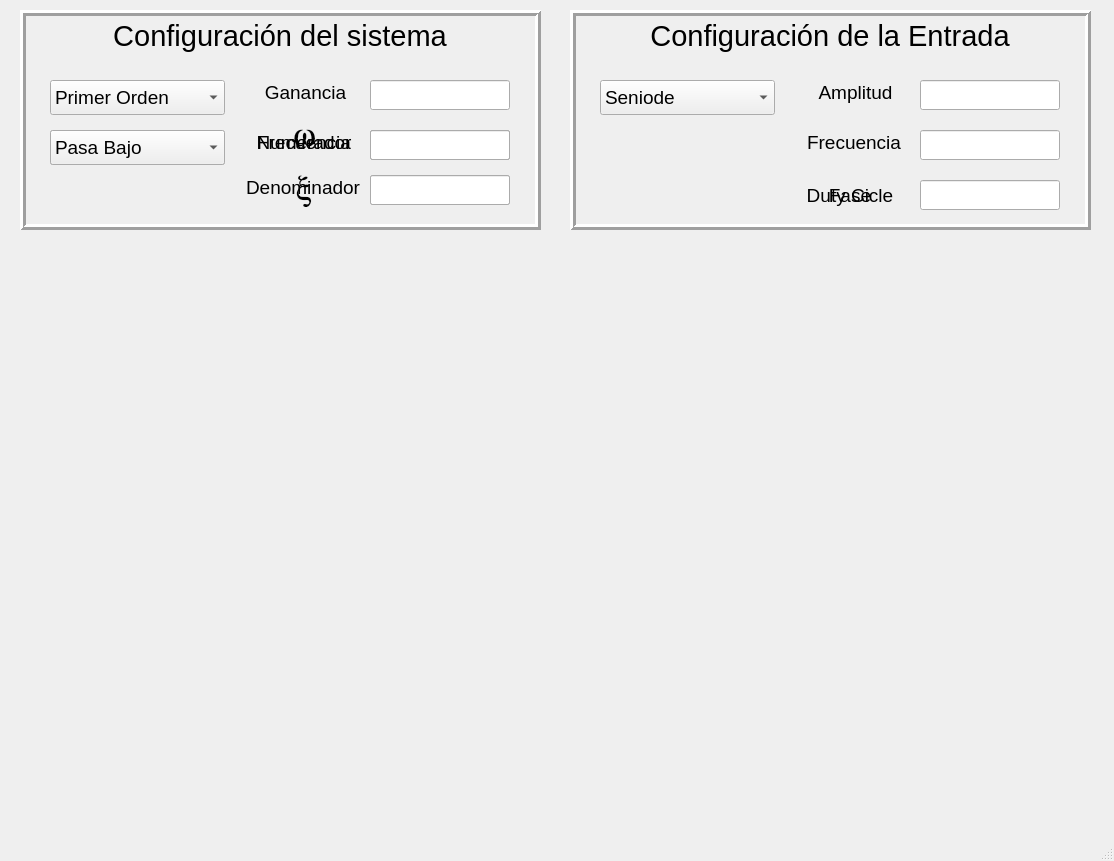
<?xml version="1.0" encoding="UTF-8"?>
<ui version="4.0">
 <class>MainWindow</class>
 <widget class="QMainWindow" name="MainWindow">
  <property name="geometry">
   <rect>
    <x>0</x>
    <y>0</y>
    <width>1114</width>
    <height>861</height>
   </rect>
  </property>
  <property name="windowTitle">
   <string>MainWindow</string>
  </property>
  <widget class="QWidget" name="centralwidget">
   <widget class="QFrame" name="SystemFrame">
    <property name="geometry">
     <rect>
      <x>20</x>
      <y>10</y>
      <width>521</width>
      <height>220</height>
     </rect>
    </property>
    <property name="frameShape">
     <enum>QFrame::Box</enum>
    </property>
    <property name="frameShadow">
     <enum>QFrame::Raised</enum>
    </property>
    <property name="lineWidth">
     <number>3</number>
    </property>
    <widget class="QLabel" name="label">
     <property name="geometry">
      <rect>
       <x>0</x>
       <y>0</y>
       <width>520</width>
       <height>51</height>
      </rect>
     </property>
     <property name="font">
      <font>
       <pointsize>22</pointsize>
      </font>
     </property>
     <property name="text">
      <string>Configuración del sistema</string>
     </property>
     <property name="alignment">
      <set>Qt::AlignCenter</set>
     </property>
    </widget>
    <widget class="QComboBox" name="SystemOrder">
     <property name="enabled">
      <bool>true</bool>
     </property>
     <property name="geometry">
      <rect>
       <x>30</x>
       <y>70</y>
       <width>175</width>
       <height>35</height>
      </rect>
     </property>
     <property name="font">
      <font>
       <pointsize>14</pointsize>
      </font>
     </property>
     <item>
      <property name="text">
       <string>Primer Orden</string>
      </property>
     </item>
     <item>
      <property name="text">
       <string>Segundo Orden</string>
      </property>
     </item>
     <item>
      <property name="text">
       <string>Orden Superior</string>
      </property>
     </item>
    </widget>
    <widget class="QComboBox" name="FirstOrderFilters">
     <property name="geometry">
      <rect>
       <x>30</x>
       <y>120</y>
       <width>175</width>
       <height>35</height>
      </rect>
     </property>
     <property name="font">
      <font>
       <pointsize>14</pointsize>
      </font>
     </property>
     <item>
      <property name="text">
       <string>Paso Bajo</string>
      </property>
     </item>
     <item>
      <property name="text">
       <string>Paso Alto</string>
      </property>
     </item>
     <item>
      <property name="text">
       <string>Pasa Todo</string>
      </property>
     </item>
    </widget>
    <widget class="QComboBox" name="SecondOrderFilters">
     <property name="geometry">
      <rect>
       <x>30</x>
       <y>120</y>
       <width>175</width>
       <height>35</height>
      </rect>
     </property>
     <property name="font">
      <font>
       <pointsize>14</pointsize>
      </font>
     </property>
     <item>
      <property name="text">
       <string>Pasa Bajo</string>
      </property>
     </item>
     <item>
      <property name="text">
       <string>Pasa Alto</string>
      </property>
     </item>
     <item>
      <property name="text">
       <string>Pasa Todo</string>
      </property>
     </item>
     <item>
      <property name="text">
       <string>Pasa Banda</string>
      </property>
     </item>
     <item>
      <property name="text">
       <string>Notch</string>
      </property>
     </item>
    </widget>
    <widget class="QWidget" name="FirstOrderWidget" native="true">
     <property name="geometry">
      <rect>
       <x>210</x>
       <y>100</y>
       <width>291</width>
       <height>111</height>
      </rect>
     </property>
     <property name="autoFillBackground">
      <bool>false</bool>
     </property>
     <widget class="QLabel" name="FrecuencyLabel">
      <property name="geometry">
       <rect>
        <x>20</x>
        <y>20</y>
        <width>108</width>
        <height>25</height>
       </rect>
      </property>
      <property name="font">
       <font>
        <pointsize>14</pointsize>
       </font>
      </property>
      <property name="text">
       <string>Frecuencia</string>
      </property>
      <property name="textFormat">
       <enum>Qt::AutoText</enum>
      </property>
      <property name="alignment">
       <set>Qt::AlignCenter</set>
      </property>
     </widget>
     <widget class="QLineEdit" name="FrecuencyInput">
      <property name="geometry">
       <rect>
        <x>140</x>
        <y>20</y>
        <width>140</width>
        <height>30</height>
       </rect>
      </property>
      <property name="font">
       <font>
        <pointsize>14</pointsize>
       </font>
      </property>
     </widget>
    </widget>
    <widget class="QWidget" name="SecondOrderWidget" native="true">
     <property name="geometry">
      <rect>
       <x>210</x>
       <y>100</y>
       <width>291</width>
       <height>111</height>
      </rect>
     </property>
     <property name="autoFillBackground">
      <bool>false</bool>
     </property>
     <widget class="QLabel" name="OmegaLabel">
      <property name="geometry">
       <rect>
        <x>20</x>
        <y>11</y>
        <width>108</width>
        <height>32</height>
       </rect>
      </property>
      <property name="font">
       <font>
        <family>Symbol</family>
        <pointsize>24</pointsize>
       </font>
      </property>
      <property name="text">
       <string>w</string>
      </property>
      <property name="alignment">
       <set>Qt::AlignCenter</set>
      </property>
     </widget>
     <widget class="QLineEdit" name="OmegaInput">
      <property name="geometry">
       <rect>
        <x>140</x>
        <y>20</y>
        <width>140</width>
        <height>30</height>
       </rect>
      </property>
      <property name="font">
       <font>
        <pointsize>14</pointsize>
       </font>
      </property>
     </widget>
     <widget class="QLabel" name="XsiLabel">
      <property name="geometry">
       <rect>
        <x>20</x>
        <y>65</y>
        <width>108</width>
        <height>32</height>
       </rect>
      </property>
      <property name="font">
       <font>
        <family>Symbol</family>
        <pointsize>24</pointsize>
       </font>
      </property>
      <property name="text">
       <string>x</string>
      </property>
      <property name="alignment">
       <set>Qt::AlignCenter</set>
      </property>
     </widget>
     <widget class="QLineEdit" name="XsiInput">
      <property name="geometry">
       <rect>
        <x>140</x>
        <y>65</y>
        <width>140</width>
        <height>30</height>
       </rect>
      </property>
      <property name="font">
       <font>
        <pointsize>14</pointsize>
       </font>
      </property>
     </widget>
    </widget>
    <widget class="QWidget" name="SupOrderWidget" native="true">
     <property name="geometry">
      <rect>
       <x>210</x>
       <y>100</y>
       <width>291</width>
       <height>111</height>
      </rect>
     </property>
     <property name="autoFillBackground">
      <bool>false</bool>
     </property>
     <widget class="QLabel" name="NumeratorLabel">
      <property name="geometry">
       <rect>
        <x>20</x>
        <y>20</y>
        <width>108</width>
        <height>25</height>
       </rect>
      </property>
      <property name="font">
       <font>
        <pointsize>14</pointsize>
       </font>
      </property>
      <property name="text">
       <string>Numerador</string>
      </property>
      <property name="alignment">
       <set>Qt::AlignCenter</set>
      </property>
     </widget>
     <widget class="QLineEdit" name="NumeratorInput">
      <property name="geometry">
       <rect>
        <x>140</x>
        <y>20</y>
        <width>140</width>
        <height>30</height>
       </rect>
      </property>
      <property name="font">
       <font>
        <pointsize>14</pointsize>
       </font>
      </property>
     </widget>
     <widget class="QLabel" name="DenominatorLabel">
      <property name="geometry">
       <rect>
        <x>3</x>
        <y>62</y>
        <width>140</width>
        <height>30</height>
       </rect>
      </property>
      <property name="font">
       <font>
        <pointsize>14</pointsize>
       </font>
      </property>
      <property name="text">
       <string>Denominador</string>
      </property>
      <property name="alignment">
       <set>Qt::AlignCenter</set>
      </property>
     </widget>
     <widget class="QLineEdit" name="DenominatorInput">
      <property name="geometry">
       <rect>
        <x>140</x>
        <y>65</y>
        <width>140</width>
        <height>30</height>
       </rect>
      </property>
      <property name="font">
       <font>
        <pointsize>14</pointsize>
       </font>
      </property>
     </widget>
    </widget>
    <widget class="QLabel" name="GainLabel">
     <property name="geometry">
      <rect>
       <x>220</x>
       <y>70</y>
       <width>131</width>
       <height>25</height>
      </rect>
     </property>
     <property name="font">
      <font>
       <pointsize>14</pointsize>
      </font>
     </property>
     <property name="text">
      <string>Ganancia</string>
     </property>
     <property name="alignment">
      <set>Qt::AlignCenter</set>
     </property>
    </widget>
    <widget class="QLineEdit" name="GainInput">
     <property name="geometry">
      <rect>
       <x>350</x>
       <y>70</y>
       <width>140</width>
       <height>30</height>
      </rect>
     </property>
     <property name="font">
      <font>
       <pointsize>14</pointsize>
      </font>
     </property>
    </widget>
   </widget>
   <widget class="QFrame" name="InputFrame">
    <property name="geometry">
     <rect>
      <x>570</x>
      <y>10</y>
      <width>521</width>
      <height>220</height>
     </rect>
    </property>
    <property name="frameShape">
     <enum>QFrame::Box</enum>
    </property>
    <property name="frameShadow">
     <enum>QFrame::Raised</enum>
    </property>
    <property name="lineWidth">
     <number>3</number>
    </property>
    <widget class="QLabel" name="label_2">
     <property name="geometry">
      <rect>
       <x>0</x>
       <y>0</y>
       <width>520</width>
       <height>51</height>
      </rect>
     </property>
     <property name="font">
      <font>
       <pointsize>22</pointsize>
      </font>
     </property>
     <property name="text">
      <string>Configuración de la Entrada</string>
     </property>
     <property name="alignment">
      <set>Qt::AlignCenter</set>
     </property>
    </widget>
    <widget class="QComboBox" name="InputType">
     <property name="geometry">
      <rect>
       <x>30</x>
       <y>70</y>
       <width>175</width>
       <height>35</height>
      </rect>
     </property>
     <property name="font">
      <font>
       <pointsize>14</pointsize>
      </font>
     </property>
     <item>
      <property name="text">
       <string>Seniode</string>
      </property>
     </item>
     <item>
      <property name="text">
       <string>Escalon</string>
      </property>
     </item>
     <item>
      <property name="text">
       <string>Pulso periodico</string>
      </property>
     </item>
     <item>
      <property name="text">
       <string>Triangular</string>
      </property>
     </item>
    </widget>
    <widget class="QLabel" name="AmpLabel">
     <property name="geometry">
      <rect>
       <x>220</x>
       <y>70</y>
       <width>131</width>
       <height>25</height>
      </rect>
     </property>
     <property name="font">
      <font>
       <pointsize>14</pointsize>
      </font>
     </property>
     <property name="text">
      <string>Amplitud</string>
     </property>
     <property name="alignment">
      <set>Qt::AlignCenter</set>
     </property>
    </widget>
    <widget class="QLineEdit" name="AmpInput">
     <property name="geometry">
      <rect>
       <x>350</x>
       <y>70</y>
       <width>140</width>
       <height>30</height>
      </rect>
     </property>
     <property name="font">
      <font>
       <pointsize>14</pointsize>
      </font>
     </property>
    </widget>
    <widget class="QLineEdit" name="EntryFrecInput">
     <property name="geometry">
      <rect>
       <x>350</x>
       <y>120</y>
       <width>140</width>
       <height>30</height>
      </rect>
     </property>
     <property name="font">
      <font>
       <pointsize>14</pointsize>
      </font>
     </property>
    </widget>
    <widget class="QLabel" name="EntryFrecLabel">
     <property name="geometry">
      <rect>
       <x>230</x>
       <y>120</y>
       <width>108</width>
       <height>25</height>
      </rect>
     </property>
     <property name="font">
      <font>
       <pointsize>14</pointsize>
      </font>
     </property>
     <property name="text">
      <string>Frecuencia</string>
     </property>
     <property name="alignment">
      <set>Qt::AlignCenter</set>
     </property>
    </widget>
    <widget class="QLabel" name="PhaseLabel">
     <property name="geometry">
      <rect>
       <x>210</x>
       <y>170</y>
       <width>140</width>
       <height>30</height>
      </rect>
     </property>
     <property name="font">
      <font>
       <pointsize>14</pointsize>
      </font>
     </property>
     <property name="text">
      <string>Fase</string>
     </property>
     <property name="alignment">
      <set>Qt::AlignCenter</set>
     </property>
    </widget>
    <widget class="QLineEdit" name="Phase_DutyCicleInput">
     <property name="geometry">
      <rect>
       <x>350</x>
       <y>170</y>
       <width>140</width>
       <height>30</height>
      </rect>
     </property>
     <property name="font">
      <font>
       <pointsize>14</pointsize>
      </font>
     </property>
    </widget>
    <widget class="QLabel" name="DutyCicleLabel">
     <property name="geometry">
      <rect>
       <x>210</x>
       <y>170</y>
       <width>140</width>
       <height>30</height>
      </rect>
     </property>
     <property name="font">
      <font>
       <pointsize>14</pointsize>
      </font>
     </property>
     <property name="text">
      <string>Duty Cicle</string>
     </property>
     <property name="alignment">
      <set>Qt::AlignCenter</set>
     </property>
    </widget>
   </widget>
  </widget>
  <widget class="QMenuBar" name="menubar">
   <property name="geometry">
    <rect>
     <x>0</x>
     <y>0</y>
     <width>1114</width>
     <height>23</height>
    </rect>
   </property>
  </widget>
  <widget class="QStatusBar" name="statusbar"/>
 </widget>
 <resources/>
 <connections/>
</ui>
